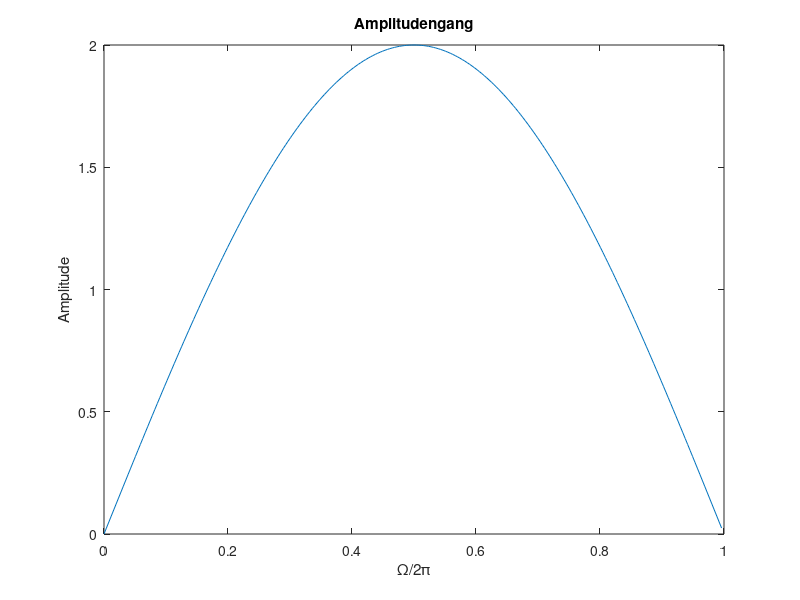
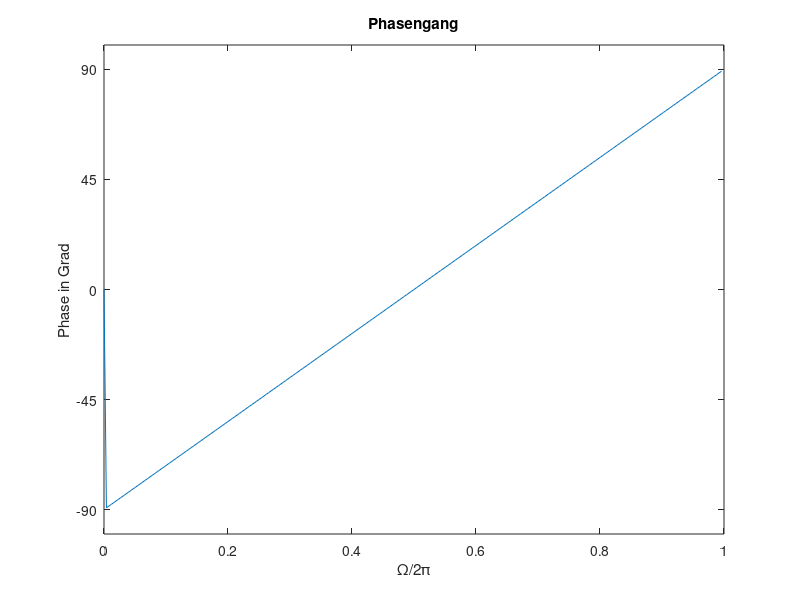
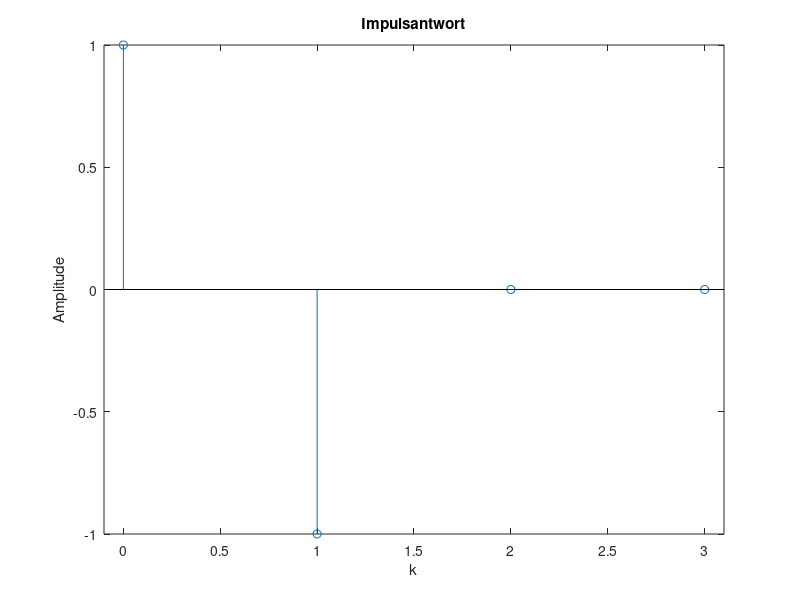
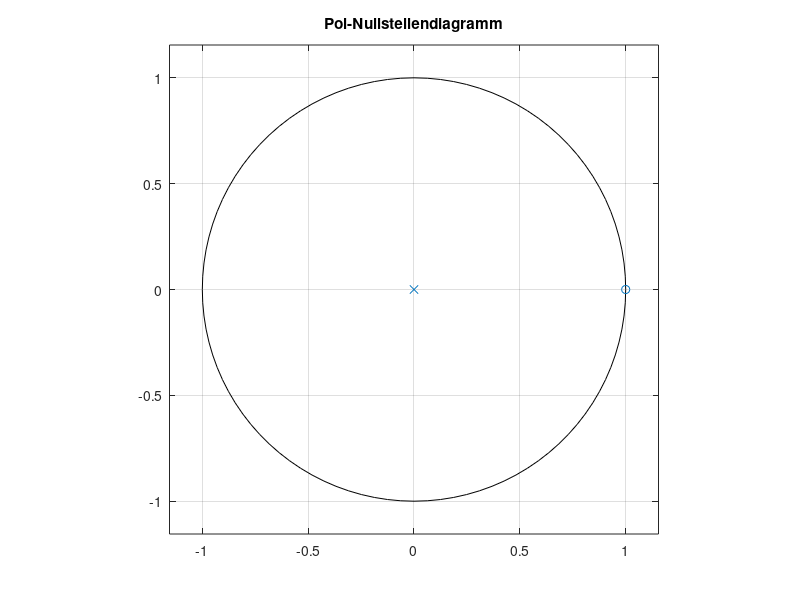

These charts were generated, in order, by the following MATLAB code: (Note: this script raises an error after producing the figures.)
% ##############################################################################
% ##  Loesung:  Frequenzgang und Wobbelmessung                                ##
% ##############################################################################

H = [1,-1] ; % Impulsantwort = Polynom H(z) = Zaehlerpolynom (H(z)) fuer FIR 
N = 32;      % Anzahl der Werte die ausgegeben werden sollen

% #####  Teilaufgabe b:  Amplituden- und Phasengang  #####

[y,x] = freqz(H,1,256,'whole') ;

% # grafische Ausgabe # %
% Amplitudengang
figure;
plot(x/(2*pi),abs(y));
title('Amplitudengang'); 
xlabel('\Omega/2\pi'); 
ylabel('Amplitude');

% Phasengang
figure;
plot(x/(2*pi),-angle(y)/pi*180) ; % Achtung: -angle() wg. Phasengangdefinition
set(gca,'YTick',[-90,-45,0,45,90]);
title('Phasengang'); 
xlabel('\Omega/2\pi'); 
ylabel('Phase in Grad');

% #####  Teilaufgabe c:  Impulsantwort, Pol- Nullstellendiagramm  #####

h  = impz(H,1,4); % 5 Abtastwerte
lh = length(h);

% # grafische Ausgabe # %
% Impulsantwort
figure;
stem(0:lh-1,h); 
axis([-0.1 3.1 -1 1]);
hold on; 
plot([-0.1,3.1],[0,0],'k'); 
hold off;
title('Impulsantwort'); 
xlabel('k'); 
ylabel('Amplitude') ;

% Pol- und Nullstellen in der z-Ebene
figure;
zplane(H,1);
title('Pol-Nullstellendiagramm');

% #####  Teilaufgabe d:  Wobbelmessung - Kosinuserregung #####
lf = length(H) ;
k_wobbel = (0:N-1+2*(lf-1));    % Zum Wobbeln Sequenz der Laenge N+2*(lf-1)
n_wobbel = 0:N/2-1;             % normierte Frequenzen
erg = zeros(9,1);

for n = n_wobbel
    wobbel = cos(2*pi*n/N*k_wobbel) ;                 % Eigentliche Wobblemessung
    foo = conv(H,wobbel);                          % Es wird gewobbelt
    erg = [erg;max(abs(foo(1+(lf-1):length(foo)-(lf-1))))]; % ohne Einschwing-vorgaenge
end

[c,d] = freqz(H,1,N);  % Vergleich Wobbel - Amplitudengang

% # grafische Ausgabe # %
figure;
plot(2*n_wobbel/N,erg,'r+'); 
hold on;
plot(d/pi,abs(c),'b-') 
hold off;
title('+ Wobblemessung, - theoret. Amplitudengang'); 
xlabel('\Omega/\pi'); 
ylabel('Amplitude');

% #####  Teilaufgabe e:  Wobbelmessung - Exponentialerregung #####
erg = [];
for n = n_wobbel
    wobbel = exp(1i*2*pi*n/N*k_wobbel);                 % Eigentliche Wobblemessung
    foo = conv(H,wobbel);                              % Es wird gewobbelt
    erg = [erg; max(abs(foo(1+(lf-1):length(foo)-(lf-1))))]; % ohne Einschwing-
                                                             % vorgaenge
end

% # grafische Ausgabe % #
figure;
plot(2*n_wobbel/N,erg,'r+');
hold on;
plot(d/pi,abs(c),'b-') 
hold off;
title('+ Wobblemessung, - theoret. Amplitudengang'); 
xlabel('\Omega/\pi'); 
ylabel('Amplitude');

% #####  Teilaufgabe f:  Sprungantwort  #####

epsilon = [zeros(10,1); ones(10,1)];
sprungantwort = conv(h,epsilon);
hdiff=diff(sprungantwort);

% # grafische Ausgabe # %
% Sprungfolge
figure;
stem((0:length(epsilon)-1)-10,epsilon);
title('Sprungfolge'); 
xlabel('k'); 
ylabel('\epsilon(k)');

% Sprungantwort
figure;
stem((0:length(sprungantwort)-1)-10,sprungantwort);
hold on; 
plot([-10,15],[0,0],'k'); 
hold off;
title('Sprungantwort'); 
xlabel('k'); 
ylabel('Amplitude');

% Impulsantwort
figure;
stem((0:length(hdiff)-1)-10,hdiff);
hold on; 
plot([-10,15],[0,0],'k'); 
hold off;
title('Impulsantwort'); 
xlabel('k'); 
ylabel('Amplitude');
% #####  EOF  #####
